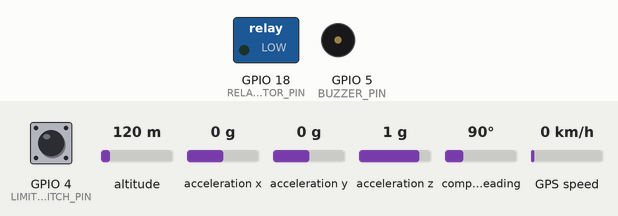
The sketch below on a simulated ESP32. Shown: switched loads named in the sketch (green lamp = pin HIGH), buzzer (waves = sounding, pin HIGH). Inputs (shaded band) come from the test bench; at power-on: acceleration x 0 g, GPIO 4 (LIMIT_SWITCH_PIN) HIGH, acceleration y 0 g, altitude 120 m, acceleration z 1 g, compass heading 90°, GPS speed 0 km/h. WiFi joins after 1.5 s; servers stay silent unless stated; the GPS gets a fix after 3 s at 37.7749, -122.4194 with 8 satellites; what the sketch prints to the serial monitor is not drawn.

Above: at 3.0 s.
3.1 s: acceleration x set to -0.8 g
4.6 s: acceleration x set to -1.1 g
At 4.77 s:
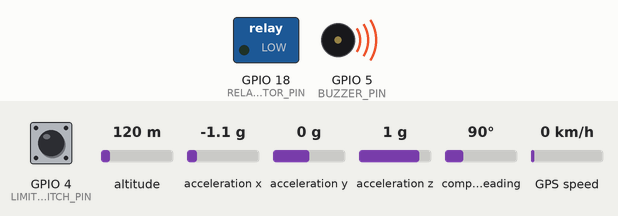
8.1 s: acceleration x set to 0 g
At 9.0 s:
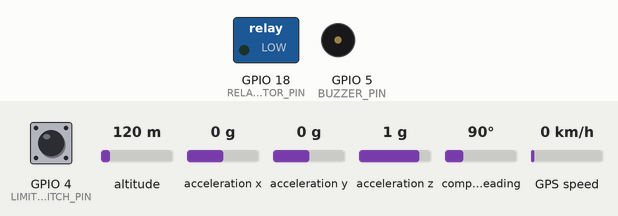
9.6 s: GPIO 4 (LIMIT_SWITCH_PIN) pulled LOW for 1 s
At 10.4 s:
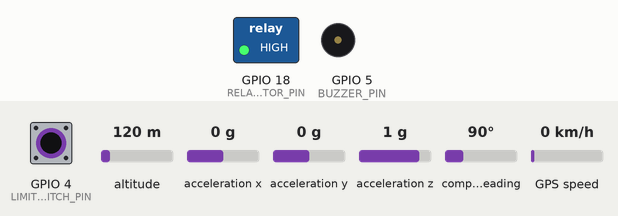
12.1 s: GPIO 4 (LIMIT_SWITCH_PIN) pulled LOW for 3.2 s
At 15.6 s:
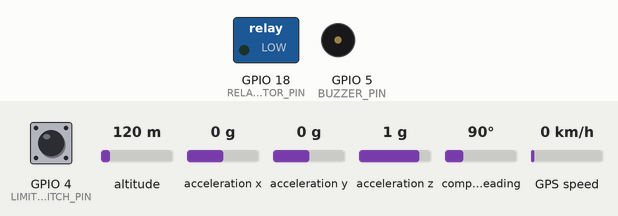
16.8 s: acceleration y set to -0.8 g
18.3 s: acceleration y set to -1.1 g
At 18.52 s:
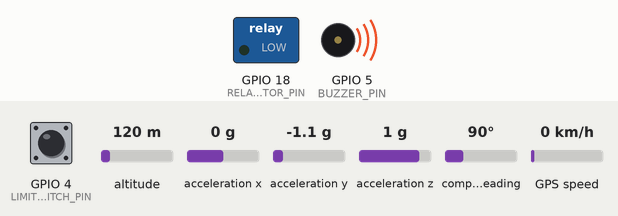
Timing chart, 0 to 22.8 s (numbered marks = the images above; inputs shaded):
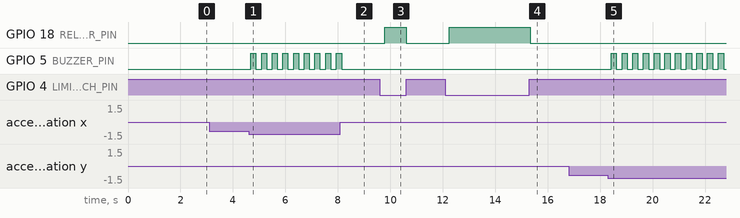

Measured:
- the behaviour switches between -0.9 and -1 g on acceleration x (found by bisection; images 0 and 1)
- the behaviour switches between -0.9 and -1 g on acceleration y (found by bisection; images 4 and 5)
- after the input at 3.1 s, every drawn part: stays the same
- after the input at 4.6 s, GPIO 5 (BUZZER_PIN): alternates HIGH for 0.20 s and LOW for 0.20 s, starting after 0.07 s
- after the input at 8.1 s, GPIO 5 (BUZZER_PIN): goes on until 8.1 s, then stays LOW
- after the input at 9.6 s, GPIO 18 (RELAY_MOTOR_PIN): LOW → HIGH after 0.19 s, → LOW 0.83 s later
- after the input at 12.1 s, GPIO 18 (RELAY_MOTOR_PIN): LOW → HIGH after 0.15 s, → LOW 3.1 s later
- after the input at 16.8 s, every drawn part: stays the same
- after the input at 18.3 s, GPIO 5 (BUZZER_PIN): alternates HIGH for 0.20 s and LOW for 0.20 s, starting after 0.12 s

The sketch:

helmet.ino
```cpp
#define BLYNK_TEMPLATE_ID "TMPL3qcltYGbT"
#define BLYNK_TEMPLATE_NAME "smart helmet"
#define BLYNK_AUTH_TOKEN "w6Lam-38gEQPNvPJzCDKyBAPbTrpmDbR"

#define BLYNK_PRINT Serial

#include <Adafruit_Sensor.h>
#include <Adafruit_ADXL345_U.h>
#include <WiFi.h>
#include <BlynkSimpleEsp32.h>

#include <TinyGPSPlus.h>
#include <HardwareSerial.h>

// === WiFi Credentials ===
char auth[] = "w6Lam-38gEQPNvPJzCDKyBAPbTrpmDbR";
char ssid[] = "helmet";
char pass[] = "12345678";

// === Pin Definitions ===
#define LIMIT_SWITCH_PIN 4
#define RELAY_MOTOR_PIN 18
#define BUZZER_PIN 5

// === GPS Setup ===
TinyGPSPlus gps;
HardwareSerial GPS_Serial(2);   // RX=16, TX=17

// === Accelerometer ===
Adafruit_ADXL345_Unified accel = Adafruit_ADXL345_Unified();
float ax, ay;
int fallThresholdHigh = 9;
int fallThresholdLow = -9;

// === States ===
bool helmetWorn = false;
bool fallDetected = false;

void setup() {
  Serial.begin(115200);

  // GPS module
  GPS_Serial.begin(9600, SERIAL_8N1, 16, 17);

  // WiFi
  WiFi.begin(ssid, pass);
  while (WiFi.status() != WL_CONNECTED) {
    delay(300);
    Serial.print(".");
  }
  Serial.println("\nWiFi Connected");
  Blynk.begin(auth, ssid, pass);

  // Pins
  pinMode(LIMIT_SWITCH_PIN, INPUT_PULLUP);
  pinMode(RELAY_MOTOR_PIN, OUTPUT);
  pinMode(BUZZER_PIN, OUTPUT);

  // Accelerometer
  if (!accel.begin()) {
    Serial.println("ADXL345 Error!");
    while (1);
  }

  Serial.println("System Ready");
}

void loop() {
  Blynk.run();

  // Helmet state
  helmetWorn = (digitalRead(LIMIT_SWITCH_PIN) == LOW);

  // Fall detection
  fallDetected = detectFall();

  // GPS read
  while (GPS_Serial.available() > 0) {
    gps.encode(GPS_Serial.read());
  }

  // Motor control
  if (helmetWorn && !fallDetected) {
    digitalWrite(RELAY_MOTOR_PIN, HIGH);
  } else {
    digitalWrite(RELAY_MOTOR_PIN, LOW);
  }

  // Fall buzzer
  if (fallDetected) {
    activateAlert();
  }

  // === Send Helmet & Fall Status to Blynk ===
  Blynk.virtualWrite(V0, helmetWorn ? "Helmet Worn" : "Helmet Not Worn");
  Blynk.virtualWrite(V1, fallDetected ? "Fall Detected" : "No Fall");

  // === GPS LAT & LNG TO BLYNK ===
  if (gps.location.isValid()) {
    Blynk.virtualWrite(V2, gps.location.lat());
    Blynk.virtualWrite(V3, gps.location.lng());
  }

  delay(200);
}

// === Fall Detection ===
bool detectFall() {
  sensors_event_t event;
  accel.getEvent(&event);

  ax = event.acceleration.x;
  ay = event.acceleration.y;

  return (ax > fallThresholdHigh || ax < fallThresholdLow ||
          ay > fallThresholdHigh || ay < fallThresholdLow);
}

// === Buzzer Alert ===
void activateAlert() {
  digitalWrite(BUZZER_PIN, HIGH);
  delay(200);
  digitalWrite(BUZZER_PIN, LOW);
}
```
